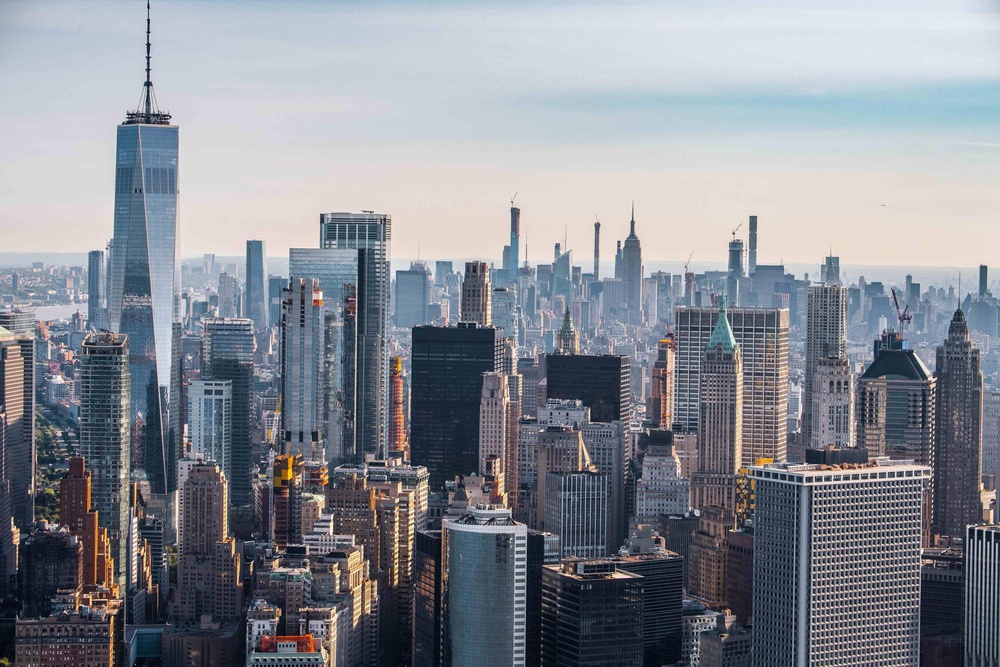
#> input picture Opencv_ile_goruntu_isleme/media/city.jpeg, 1000 x 667 px, shrunk from 2560 x 1707 before the run
$ jupyter execute bulaniklastirma.ipynb
#> lines starting #> are read from the running program, lines starting #| are printed output that depends on the picture
[cell 1]
import cv2
import numpy as np
import matplotlib.pyplot as plt

import warnings
warnings.filterwarnings("ignore")

[cell 2]
#blurring (detayi azaltir ve gurultuyu azaltir)

img = cv2.imread("media/city.jpeg")
#> img is the input picture: shape (667, 1000, 3); mean B, G, R 147, 138.2, 134.6
img = cv2.cvtColor(img, cv2.COLOR_BGR2RGB)
plt.figure()
plt.imshow(img),plt.axis("off"),plt.title("Original Image"),plt.show()

## ORTLAMA BULANILASTIRMA YONTEMI

[cell 3]
dst = cv2.blur(img, ksize=(3,3)) #ksize=(3,3) 3x3 luk bir kernel ile blurlama yapar

plt.figure(),plt.imshow(dst),plt.axis("off"),plt.title("Ortlama blur"),plt.show()

## GAUSSİAN BLUR

[cell 4]
gb = cv2.GaussianBlur(img,ksize=(3,3), sigmaX=7) #sigmaX=7 standart sapma degeri
plt.figure(),plt.imshow(gb),plt.axis("off"),plt.title("Gaussian Blur"),plt.show()

# MEDİAN BLUR

[cell 5]
mb = cv2.medianBlur(img, ksize=3)
plt.figure(),plt.imshow(mb),plt.axis("off"),plt.title("Median Blur"),plt.show()

[cell 6]
def gaussianNoise(image):
    row, col, channel = image.shape #(satir, sutun,renk kanal)
    mean = 0
    var = 0.05 #standart sapmayi hesaplamak icin kullaniyoruz
    sigma = var**0.5 #standart sapma

    gauss = np.random.normal(mean,sigma,(row,col,channel))
    gauss = gauss.reshape(row,col, channel)
    noisy = image+gauss #gurultulu resim elde ederiz

    return noisy

[cell 7]
#ice aktar ve normalize et
#0 ile 255 arasindaki degerleri 0 ile 1 arasina normalize et cunku yukaridaki gurultu kucuk bir gurultu

img = cv2.imread("media/city.jpeg")
img = cv2.cvtColor(img, cv2.COLOR_BGR2RGB)/255
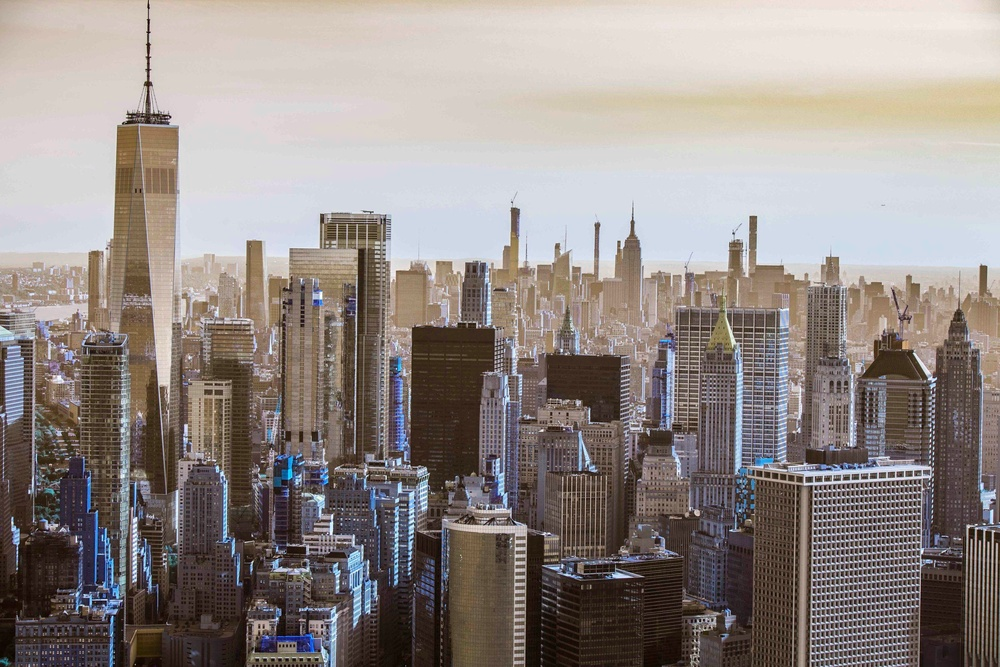
#> img: shape (667, 1000, 3) float64; mean B, G, R 0.528, 0.542, 0.576
plt.figure()
plt.imshow(img),plt.axis("off"),plt.title("Original Image"),plt.show()

[cell 8]
gaussianNoiseImage = gaussianNoise(img)
#> in gaussianNoise, `noisy = image+gauss`:
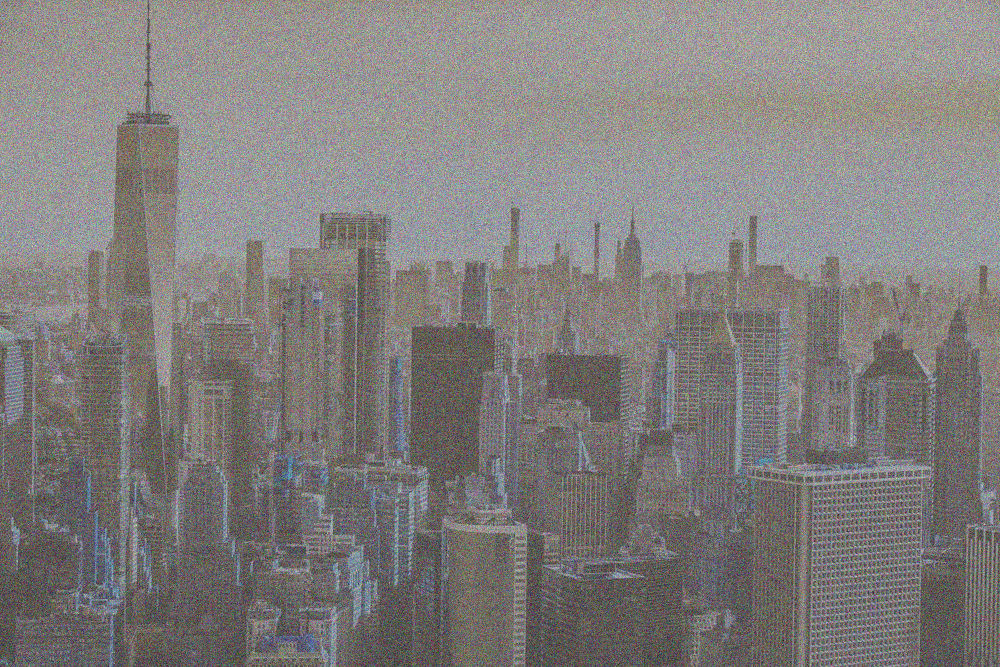
#> noisy: shape (667, 1000, 3) float64; mean B, G, R 0.528, 0.543, 0.577; drawn with min black and max white
plt.figure(),plt.imshow(gaussianNoiseImage),plt.axis("off"),plt.title("Gaussian Noise Image"),plt.show()
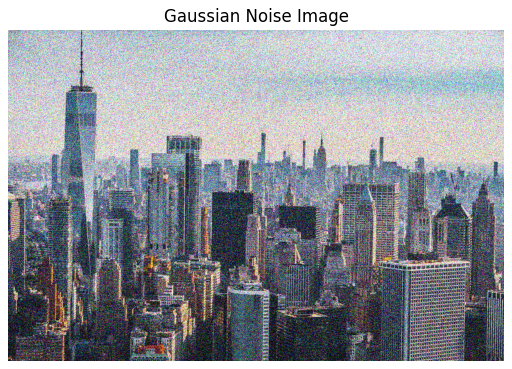
#> figure drawn by matplotlib, 1 panel; B, G, R data is drawn as R, G, B

## Gaussian Blur

[cell 9]
gb = cv2.GaussianBlur(gaussianNoiseImage,ksize=(3,3), sigmaX=7) #sigmaX=7 standart sapma degeri
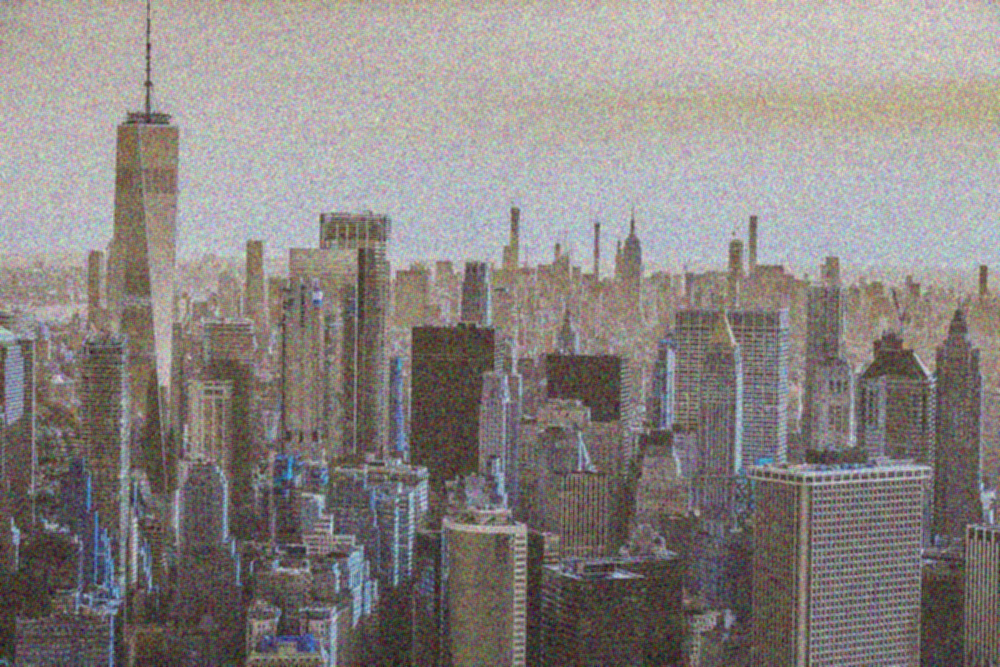
#> gb: shape (667, 1000, 3) float64; mean B, G, R 0.528, 0.543, 0.577; drawn with min black and max white
plt.figure(),plt.imshow(gb),plt.axis("off"),plt.title("With Gaussian Blur"),plt.show()
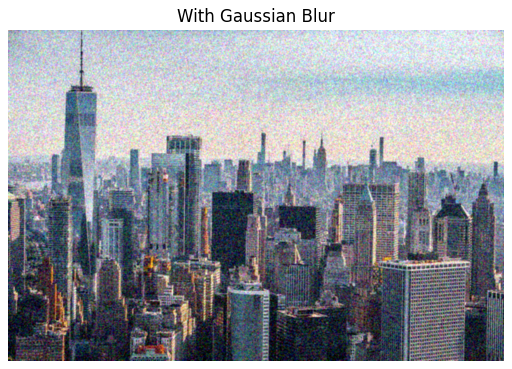
#> figure drawn by matplotlib, 1 panel; B, G, R data is drawn as R, G, B

[cell 10]
def saltPepperNoise(image): #tuz biber gurultusu

    row,col,ch = image.shape
    s_vs_p = 0.5 #tuz ve biber orani
    amount =0.04 #gurultu orani
    out = image.copy() #copy fonksiyonu ile orjinal resmi kopyaladik

    #salt beyaz gurultu

    num_salt = np.ceil(amount * image.size * s_vs_p)  #beyaz gurultu sayisini bulur  #ceil fonksiyonu ile yuvarlama yapar
    coords= [np.random.randint(0, i-1, int(num_salt)) for i in image.shape] #gurultu ekleyecegimiz koordinatlari belirler(rastgele)

    out[coords[0],coords[1]]=255  #beyaz noktacik ekler

    #pepper siyah gurultu
    num_pepper = np.ceil(amount* image.size* (1-s_vs_p))  #beyaz gurultu sayisini bulur  #ceil fonksiyonu ile yuvarlama yapar
    coords= [np.random.randint(0,i-1,int(num_pepper)) for i in image.shape] #gurultu ekleyecegimiz koordinatlari belirler(rastgele)

    out[coords[0],coords[1]]=0 #siyah noktacik ekler

    return out

[cell 11]
img = cv2.imread("media/city.jpeg")
img = cv2.cvtColor(img, cv2.COLOR_BGR2RGB)/255

spImage = saltPepperNoise(img) #float tipine donusturduk
#> in saltPepperNoise, `out[coords[0],coords[1]]=255`:
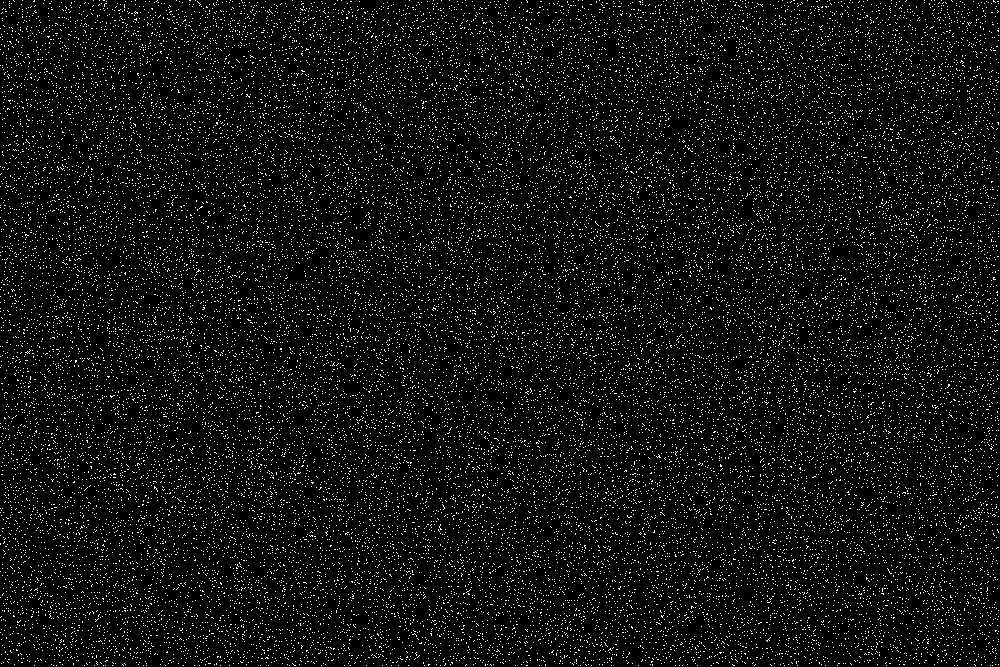
#> out: shape (667, 1000, 3) float64; mean B, G, R 15.3, 15.4, 15.4
#> in saltPepperNoise, `out[coords[0],coords[1]]=0`:
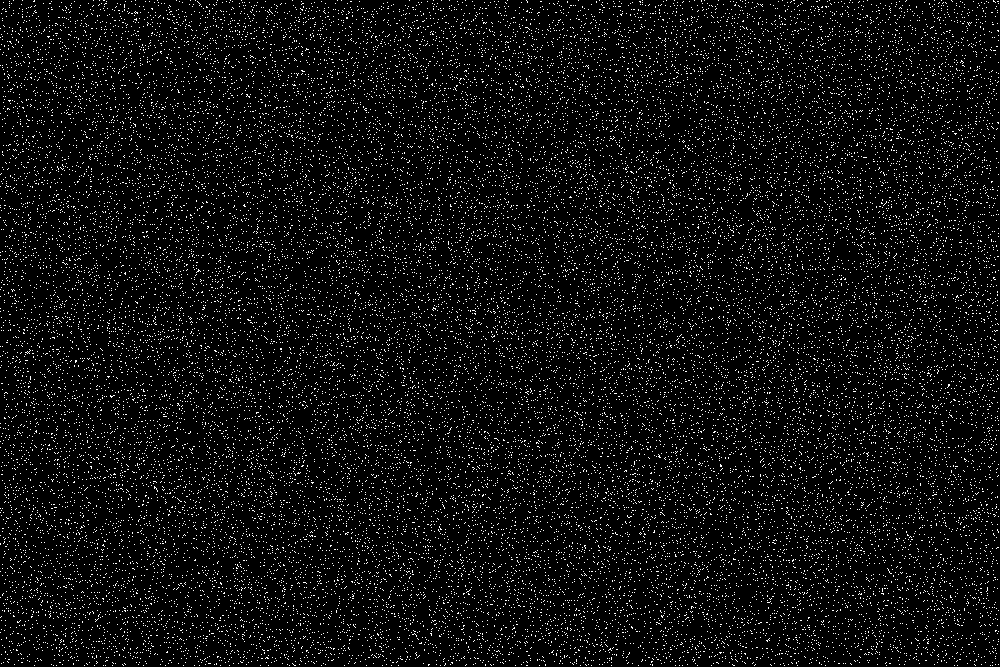
#> out: shape (667, 1000, 3) float64; mean B, G, R 14.4, 14.4, 14.5

plt.figure(),plt.imshow(spImage),plt.axis("off"),plt.title("Salt and Pepper Noise Image"),plt.show()
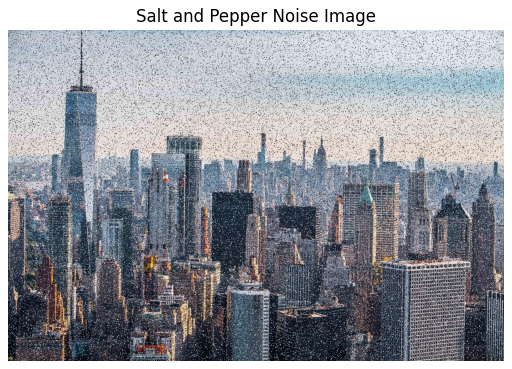
#> figure drawn by matplotlib, 1 panel; B, G, R data is drawn as R, G, B

[cell 12]
mb2 = cv2.medianBlur(spImage.astype(np.float32), ksize=3)
plt.figure(),plt.imshow(mb),plt.axis("off"),plt.title("with Median Blur"),plt.show()
